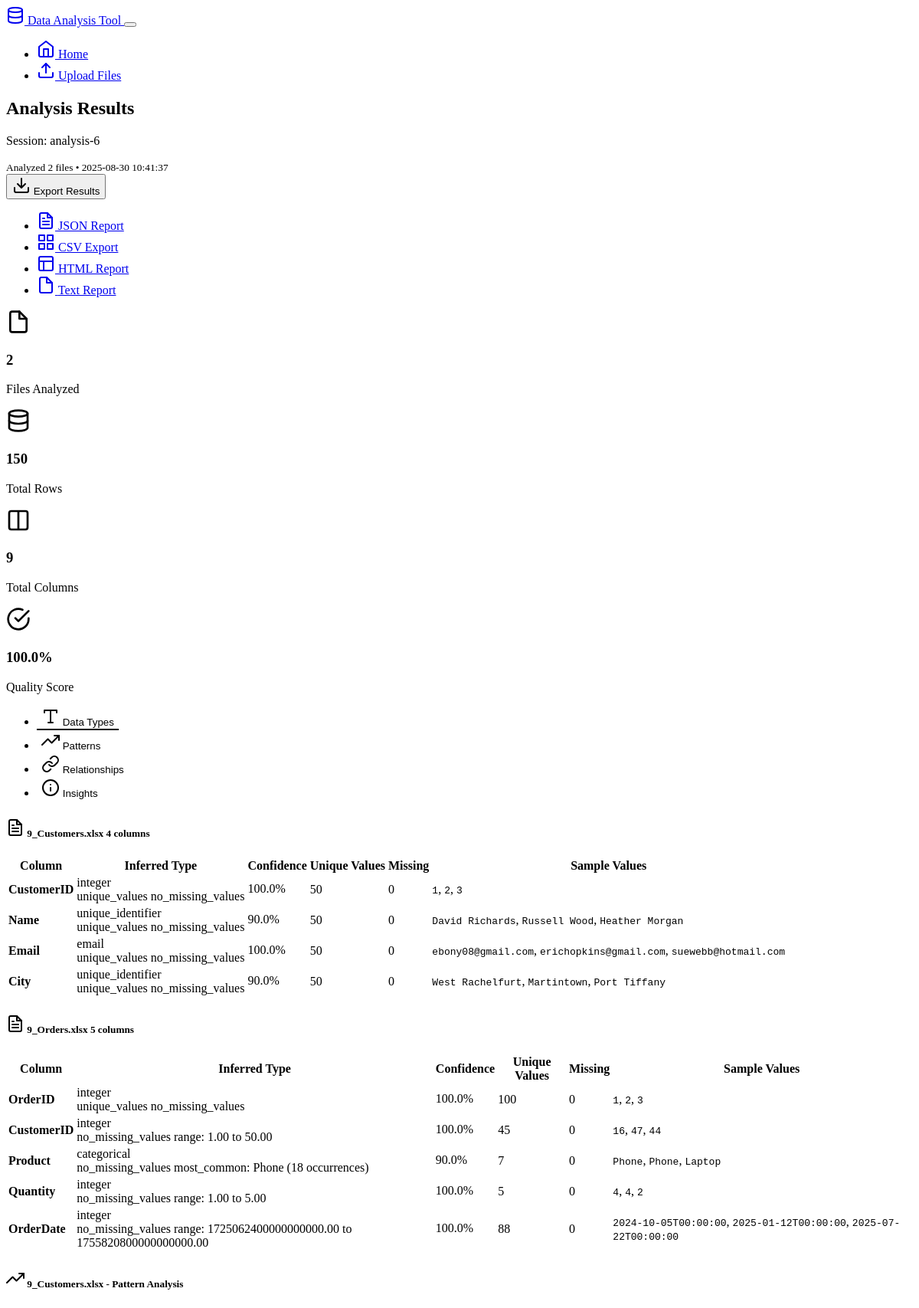
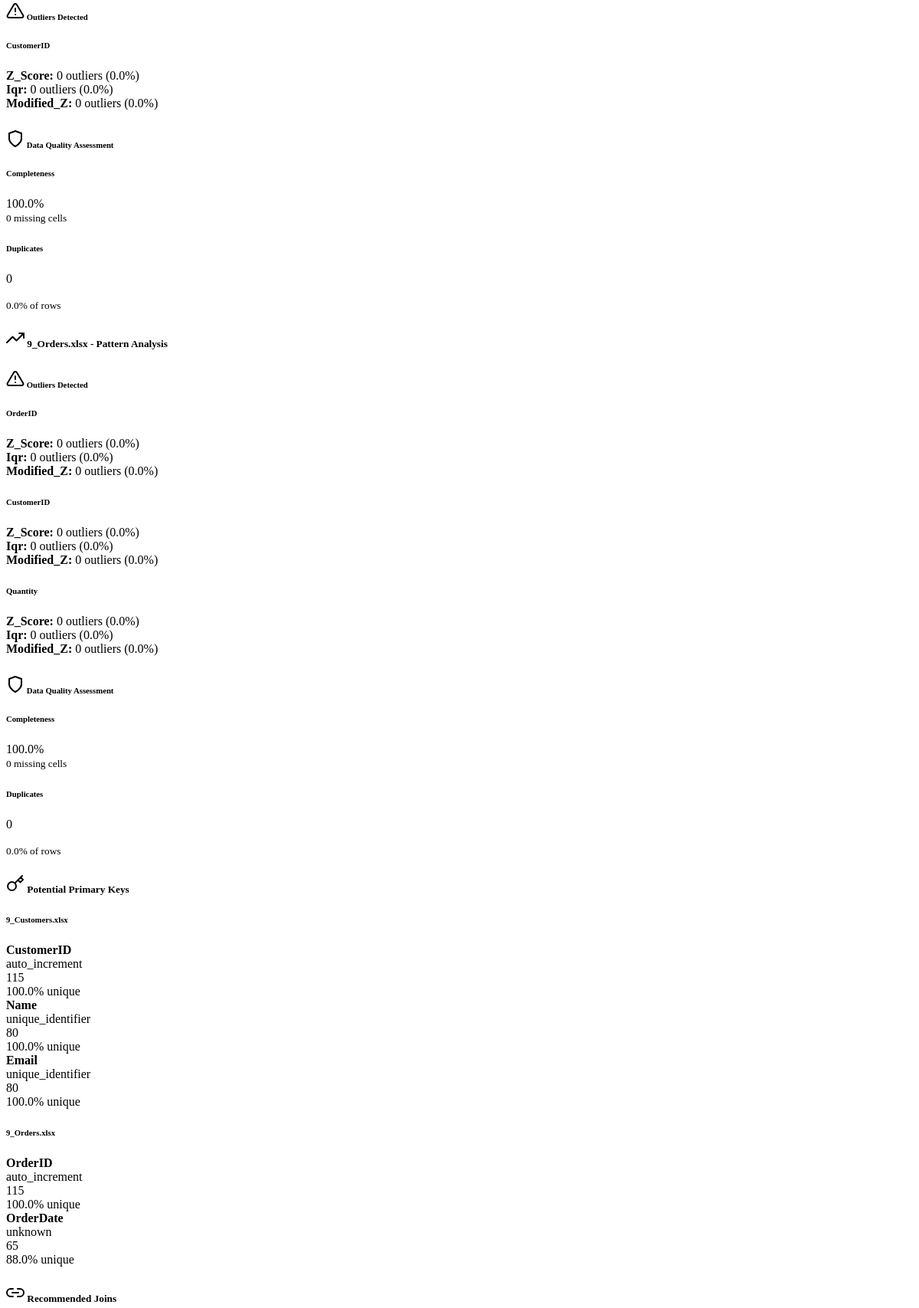
/session/6 (upper part), run on the app's committed database (2 pictures, top to bottom).
### models.py (models this page shows, shortened)
class AnalysisSession(db.Model):
    id = db.Column(db.Integer, primary_key=True)
    session_name = db.Column(db.String(255), nullable=False)
    created_at = db.Column(db.DateTime, default=datetime.utcnow)
    file_count = db.Column(db.Integer, default=0)
    analysis_results = db.Column(db.Text)  # JSON string of results
    def get_results(self):
        if self.analysis_results:
            return json.loads(self.analysis_results)
        return {}

### routes.py (the view)
    @app.route('/session/<int:session_id>')
    def view_session(session_id):
        session = AnalysisSession.query.get_or_404(session_id)
        results = session.get_results()
        if not results:
            flash('No analysis results found for this session', 'warning')
            return redirect(url_for('index'))
        return render_template('analysis.html',
                             session=session,
                             results=results)

### templates/analysis.html (shortened to what this page needs)
{% extends "base.html" %}
{% block content %}
<div class="d-flex justify-content-between align-items-center mb-4">
    <div>
        <h2>Analysis Results</h2>
        <p class="text-muted mb-0">Session: {{ session.session_name }}</p>
        <small class="text-muted">
            Analyzed {{ session.file_count }} files •
            {{ session.created_at.strftime('%Y-%m-%d %H:%M:%S') }}
        </small>
    </div>
    <div class="btn-group">
        <button type="button" class="btn btn-primary dropdown-toggle" data-bs-toggle="dropdown">
            <i data-feather="download"></i> Export Results
        </button>
        <ul class="dropdown-menu">
            <li><a class="dropdown-item" href="{{ url_for('export_results', session_id=session.id, format='json') }}">
                <i data-feather="file-text"></i> JSON Report
            </a></li>
            <li><a class="dropdown-item" href="{{ url_for('export_results', session_id=session.id, format='csv') }}">
                <i data-feather="grid"></i> CSV Export
            </a></li>
            <li><a class="dropdown-item" href="{{ url_for('export_results', session_id=session.id, format='html') }}">
                <i data-feather="layout"></i> HTML Report
            </a></li>
            <li><a class="dropdown-item" href="{{ url_for('export_results', session_id=session.id, format='txt') }}">
                <i data-feather="file"></i> Text Report
            </a></li>
        </ul>
    </div>
</div>
{% if results.summary %}
<div class="row mb-4">
    <div class="col-md-3">
        <div class="card bg-primary text-white">
            <div class="card-body text-center">
                <i data-feather="file" style="width: 32px; height: 32px;" class="mb-2"></i>
                <h3 class="mb-1">{{ results.summary.total_files }}</h3>
                <p class="mb-0">Files Analyzed</p>
            </div>
        </div>
    </div>
    <div class="col-md-3">
        <div class="card bg-success text-white">
            <div class="card-body text-center">
                <i data-feather="database" style="width: 32px; height: 32px;" class="mb-2"></i>
                <h3 class="mb-1">{{ results.summary.total_rows }}</h3>
                <p class="mb-0">Total Rows</p>
            </div>
        </div>
    </div>
    <div class="col-md-3">
        <div class="card bg-warning text-white">
            <div class="card-body text-center">
                <i data-feather="columns" style="width: 32px; height: 32px;" class="mb-2"></i>
                <h3 class="mb-1">{{ results.summary.total_columns }}</h3>
                <p class="mb-0">Total Columns</p>
            </div>
        </div>
    </div>
    <div class="col-md-3">
        <div class="card bg-info text-white">
            <div class="card-body text-center">
                <i data-feather="check-circle" style="width: 32px; height: 32px;" class="mb-2"></i>
                <h3 class="mb-1">{{ "%.1f"|format(results.summary.data_quality_score) }}%</h3>
                <p class="mb-0">Quality Score</p>
            </div>
        </div>
    </div>
</div>
{% endif %}
<ul class="nav nav-tabs mb-4" id="analysisTab" role="tablist">
    <li class="nav-item" role="presentation">
        <button class="nav-link active" id="data-types-tab" data-bs-toggle="tab" data-bs-target="#data-types" type="button">
            <i data-feather="type"></i> Data Types
        </button>
    </li>
    <li class="nav-item" role="presentation">
        <button class="nav-link" id="patterns-tab" data-bs-toggle="tab" data-bs-target="#patterns" type="button">
            <i data-feather="trending-up"></i> Patterns
        </button>
    </li>
    {% if results.relationships %}
    <li class="nav-item" role="presentation">
        <button class="nav-link" id="relationships-tab" data-bs-toggle="tab" data-bs-target="#relationships" type="button">
            <i data-feather="link"></i> Relationships
        </button>
    </li>
    {% endif %}
    <li class="nav-item" role="presentation">
        <button class="nav-link" id="insights-tab" data-bs-toggle="tab" data-bs-target="#insights" type="button">
            <i data-feather="info"></i> Insights
        </button>
    </li>
</ul>
<div class="tab-content" id="analysisTabContent">
    <div class="tab-pane fade show active" id="data-types" role="tabpanel">
        {% if results.data_types %}
            {% for filename, file_results in results.data_types.items() %}
            <div class="card mb-4">
                <div class="card-header">
                    <h5 class="mb-0">
                        <i data-feather="file-text"></i> {{ filename }}
                        <span class="badge bg-secondary ms-2">{{ file_results|length }} columns</span>
                    </h5>
                </div>
                <div class="card-body">
                    <div class="table-responsive">
                        <table class="table table-hover">
                            <thead>
                                <tr>
                                    <th>Column</th>
                                    <th>Inferred Type</th>
                                    <th>Confidence</th>
                                    <th>Unique Values</th>
                                    <th>Missing</th>
                                    <th>Sample Values</th>
                                </tr>
                            </thead>
                            <tbody>
                                {% for column, analysis in file_results.items() %}
                                <tr>
                                    <td><strong>{{ column }}</strong></td>
                                    <td>
                                        <span class="badge bg-primary">{{ analysis.inferred_type }}</span>
                                        {% if analysis.characteristics %}
                                            <div class="small text-muted mt-1">
                                                {% for char in analysis.characteristics[:2] %}
                                                    <span class="badge bg-secondary me-1">{{ char }}</span>
                                                {% endfor %}
                                            </div>
                                        {% endif %}
                                    </td>
                                    <td>
                                        <div class="progress" style="height: 20px;">
                                            <div class="progress-bar" style="width: {{ (analysis.confidence * 100)|round }}%">
                                                {{ "%.1f"|format(analysis.confidence * 100) }}%
                                            </div>
                                        </div>
                                    </td>
                                    <td>{{ analysis.unique_count }}</td>
                                    <td>
                                        {% if analysis.null_count > 0 %}
                                            <span class="text-warning">{{ analysis.null_count }}</span>
                                        {% else %}
                                            <span class="text-success">0</span>
                                        {% endif %}
                                    </td>
                                    <td>
                                        <div class="small text-muted">
                                            {% for value in analysis.sample_values[:3] %}
                                                <code>{{ value }}</code>{% if not loop.last %}, {% endif %}
                                            {% endfor %}
                                        </div>
                                    </td>
                                </tr>
                                {% endfor %}
                            </tbody>
                        </table>
                    </div>
                </div>
            </div>
            {% endfor %}
        {% endif %}
    </div>
    <div class="tab-pane fade" id="patterns" role="tabpanel">
        {% if results.patterns %}
            {% for filename, pattern_data in results.patterns.items() %}
            <div class="card mb-4">
                <div class="card-header">
                    <h5 class="mb-0">
                        <i data-feather="trending-up"></i> {{ filename }} - Pattern Analysis
                    </h5>
                </div>
                <div class="card-body">
                    {% if pattern_data.outliers %}
                    <div class="mb-4">
                        <h6><i data-feather="alert-triangle" class="text-warning"></i> Outliers Detected</h6>
                        <div class="row">
                            {% for column, outlier_info in pattern_data.outliers.items() %}
                            <div class="col-md-6 mb-3">
                                <div class="border rounded p-3">
                                    <h6 class="mb-2">{{ column }}</h6>
                                    {% for method, details in outlier_info.items() %}
                                    <div class="small mb-2">
                                        <strong>{{ method.title() }}:</strong>
                                        {{ details.count }} outliers ({{ "%.1f"|format(details.percentage) }}%)
                                    </div>
                                    {% endfor %}
                                </div>
                            </div>
                            {% endfor %}
                        </div>
                    </div>
                    {% endif %}
                    {% if pattern_data.data_quality %}
                    <div class="mb-4">
                        <h6><i data-feather="shield" class="text-info"></i> Data Quality Assessment</h6>
                        <div class="row">
                            <div class="col-md-6">
                                <div class="card bg-body-secondary">
                                    <div class="card-body">
                                        <h6>Completeness</h6>
                                        <div class="progress">
                                            <div class="progress-bar bg-success" style="width: {{ pattern_data.data_quality.completeness.score }}%">
                                                {{ "%.1f"|format(pattern_data.data_quality.completeness.score) }}%
                                            </div>
                                        </div>
                                        <small class="text-muted">
                                            {{ pattern_data.data_quality.completeness.missing_cells }} missing cells
                                        </small>
                                    </div>
                                </div>
                            </div>
                            <div class="col-md-6">
                                <div class="card bg-body-secondary">
                                    <div class="card-body">
                                        <h6>Duplicates</h6>
                                        <p class="h5 text-warning mb-1">{{ pattern_data.data_quality.consistency.duplicate_rows.count }}</p>
                                        <small class="text-muted">
                                            {{ "%.1f"|format(pattern_data.data_quality.consistency.duplicate_rows.percentage) }}% of rows
                                        </small>
                                    </div>
                                </div>
                            </div>
                        </div>
                    </div>
                    {% endif %}
                </div>
            </div>
            {% endfor %}
        {% endif %}
    </div>
    {% if results.relationships %}
    <div class="tab-pane fade" id="relationships" role="tabpanel">
        <div class="row">
            {% if results.relationships.potential_keys %}
            <div class="col-lg-6 mb-4">
                <div class="card">
                    <div class="card-header">
                        <h5 class="mb-0">
                            <i data-feather="key"></i> Potential Primary Keys
                        </h5>
                    </div>
                    <div class="card-body">
                        {% for table_name, keys in results.relationships.potential_keys.items() %}
                        <div class="mb-3">
                            <h6>{{ table_name }}</h6>
                            {% if keys %}
                                {% for key in keys[:3] %}
                                <div class="d-flex justify-content-between align-items-center p-2 border rounded mb-2">
                                    <div>
                                        <strong>{{ key.column }}</strong>
                                        <div class="small text-muted">{{ key.key_type }}</div>
                                    </div>
                                    <div class="text-end">
                                        <span class="badge bg-primary">{{ "%.0f"|format(key.score) }}</span>
                                        <div class="small text-muted">{{ "%.1f"|format(key.uniqueness * 100) }}% unique</div>
                                    </div>
                                </div>
                                {% endfor %}
                            {% else %}
                                <p class="text-muted small">No strong primary key candidates found</p>
                            {% endif %}
                        </div>
                        {% endfor %}
                    </div>
                </div>
            </div>
            {% endif %}
            {% if results.relationships.join_suggestions %}
            <div class="col-lg-6 mb-4">
                <div class="card">
                    <div class="card-header">
                        <h5 class="mb-0">
                            <i data-feather="link-2"></i> Recommended Joins
                        </h5>
                    </div>
                </div>
            </div>
            {% endif %}
        </div>
    </div>
    {% endif %}
</div>
{% endblock %}

### static/css/custom.css (style rules this page uses)
.progress { background-color: rgba(var(--bs-secondary-rgb), 0.2); }
.progress-bar { transition: width 0.6s ease; }
.badge { transition: all 0.2s ease; }
.table tbody tr { transition: background-color 0.2s ease; cursor: pointer; }
.nav-tabs .nav-link { border: none; border-bottom: 2px solid transparent; background: none; color: var(--bs-body-color); transition: all 0.3s ease; }
.nav-tabs .nav-link.active { border-bottom-color: var(--bs-primary); background-color: rgba(var(--bs-primary-rgb), 0.1); color: var(--bs-primary); }

### data on the page
AnalysisSession: session_name "analysis-6", file_count "2", created_at "2025-08-30 10:41:37"

### other printed values
{{ results.summary.total_files }} "2"
{{ results.summary.total_rows }} "150"
{{ results.summary.total_columns }} "9"
{{ "%.1f"|format(results.summary.data_quality_score) }} "100.0"
{{ filename }} "9_Customers.xlsx" "9_Orders.xlsx"
{{ file_results|length }} "4" "5"
{{ column }} "CustomerID" "Name" "Email" "City" "OrderID" "CustomerID" "Product" "Quantity" "OrderDate"
{{ analysis.inferred_type }} "integer" "unique_identifier" "email" "unique_identifier" "integer" "integer" "categorical" "integer" "integer"
{{ char }} "unique_values" "no_missing_values" "unique_values" "no_missing_values" "unique_values" "no_missing_values" "unique_values" "no_missing_values" "unique_values" "no_missing_values" "no_missing_values" "range: 1.00 to 50.00" "no_missing_values" "most_common: Phone (18 occurrences)" "no_missing_values" "range: 1.00 to 5.00" "no_missing_values" "range: 1725062400000000000.00 to 1755820800000000000.00"
{{ "%.1f"|format(analysis.confidence * 100) }} "100.0" "90.0" "100.0" "90.0" "100.0" "100.0" "90.0" "100.0" "100.0"
{{ analysis.unique_count }} "50" "50" "50" "50" "100" "45" "7" "5" "88"
{{ value }} "1" "2" "3" "David Richards" "Russell Wood" "Heather Morgan" "ebony08@gmail.com" "erichopkins@gmail.com" "suewebb@hotmail.com" "West Rachelfurt" "Martintown" "Port Tiffany" "1" "2" "3" "16" "47" "44" "Phone" "Phone" "Laptop" "4" "4" "2" "2024-10-05T00:00:00" "2025-01-12T00:00:00" "2025-07-22T00:00:00"
{{ column }} "CustomerID" "OrderID" "CustomerID" "Quantity"
{{ method.title() }} "Z_Score" "Iqr" "Modified_Z" "Z_Score" "Iqr" "Modified_Z" "Z_Score" "Iqr" "Modified_Z" "Z_Score" "Iqr" "Modified_Z"
{{ details.count }} "0" "0" "0" "0" "0" "0" "0" "0" "0" "0" "0" "0"
